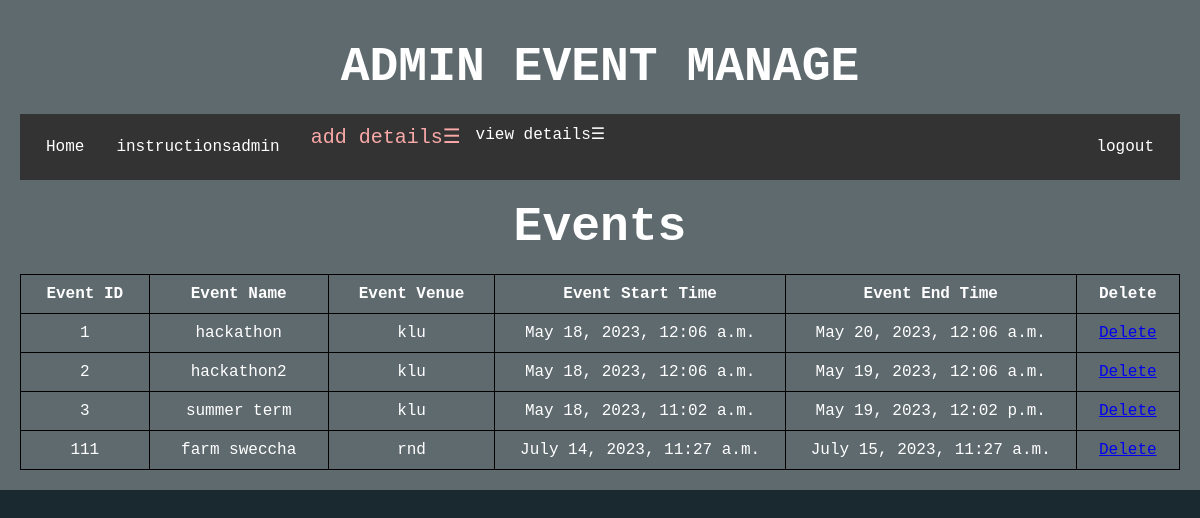
Page /admindisplay_events/ on the earlier database version.
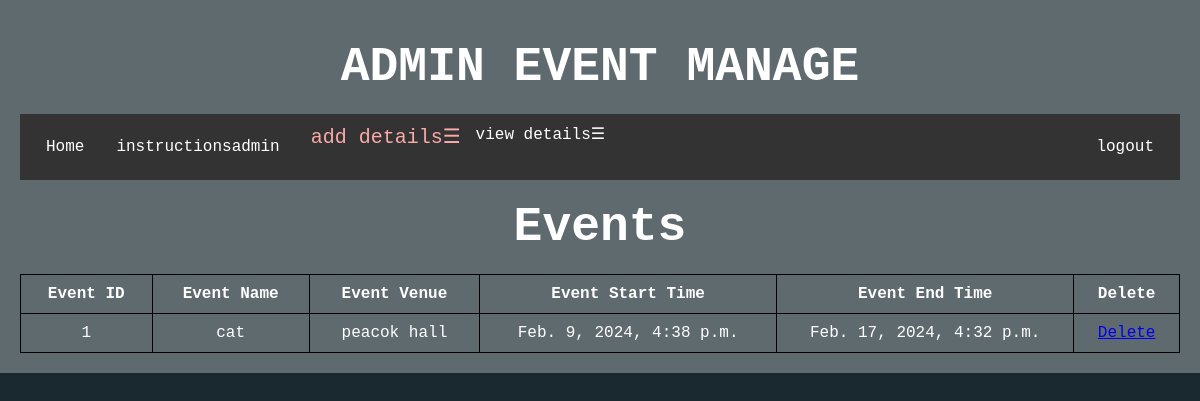
Same page on the later database version.
### events/models.py (models this page shows, shortened)
class Event(models.Model):
    event_id = models.AutoField(primary_key=True, default=1)
    event_name = models.CharField(max_length=100)
    event_venue = models.CharField(max_length=100)
    event_start_time = models.DateTimeField()
    event_end_time = models.DateTimeField()

### events/views.py (the view)
# urls.py: path('admindisplay_events/', event_views.admindisplay_events, name='admindisplay_events'),
def admindisplay_events(request):
    events = Event.objects.all()
    return render(request, 'admindisplay.html', {'events': events})

### events/templates/admindisplay.html (shortened to what this page needs)
<!DOCTYPE html>
<html>
<head>
</head>
<body><div class="header">
        <h1>ADMIN EVENT MANAGE</h1>
      <div class="navbar" id="myNavbar">
        <ul>
            <li><a href="{% url 'admin_home' %}">Home</a></li>
            <li><a href="{% url 'instructionsadmin' %}">instructionsadmin</a></li>
            <li class="dropdown">
                <span class="menu-icon" onclick="toggleDropdown()">add details&#9776;</span>
             <li class="dropdown">
                <span onclick="toggleDropdown()">view details&#9776;</span>
            </li>
            </li>
            <div class="ng"><li><a href="{% url 'login' %}">logout</a></li></div>
        </ul>
    </div>
    <h1>Events</h1>
    <table>
        <thead>
            <tr>
                <th>Event ID</th>
                <th>Event Name</th>
                <th>Event Venue</th>
                <th>Event Start Time</th>
                <th>Event End Time</th>
                <th>Delete</th>
            </tr>
        </thead>
        <tbody>
            {% for event in events %}
            <tr>
                <td>{{ event.event_id }}</td>
                <td>{{ event.event_name }}</td>
                <td>{{ event.event_venue }}</td>
                <td>{{ event.event_start_time }}</td>
                <td>{{ event.event_end_time }}</td>
                <td><a href="{% url 'delete_event' event_id=event.event_id %}">Delete</a></td>
            </tr>
            {% endfor %}
        </tbody>
    </table>
</body>
</html>

Differences in the rows shown:
removed Event: event_id "2", event_name "hackathon2", event_venue "klu", event_start_time "May 18, 2023, 12:06 a.m.", event_end_time "May 19, 2023, 12:06 a.m."
removed Event: event_id "3", event_name "summer term", event_venue "klu", event_start_time "May 18, 2023, 11:02 a.m.", event_end_time "May 19, 2023, 12:02 p.m."
removed Event: event_id "111", event_name "farm sweccha", event_venue "rnd", event_start_time "July 14, 2023, 11:27 a.m.", event_end_time "July 15, 2023, 11:27 a.m."
changed Event id 1: event_name "hackathon" → "cat"; event_venue "klu" → "peacok hall"; event_start_time "May 18, 2023, 12:06 a.m." → "Feb. 9, 2024, 4:38 p.m."; event_end_time "May 20, 2023, 12:06 a.m." → "Feb. 17, 2024, 4:32 p.m."
